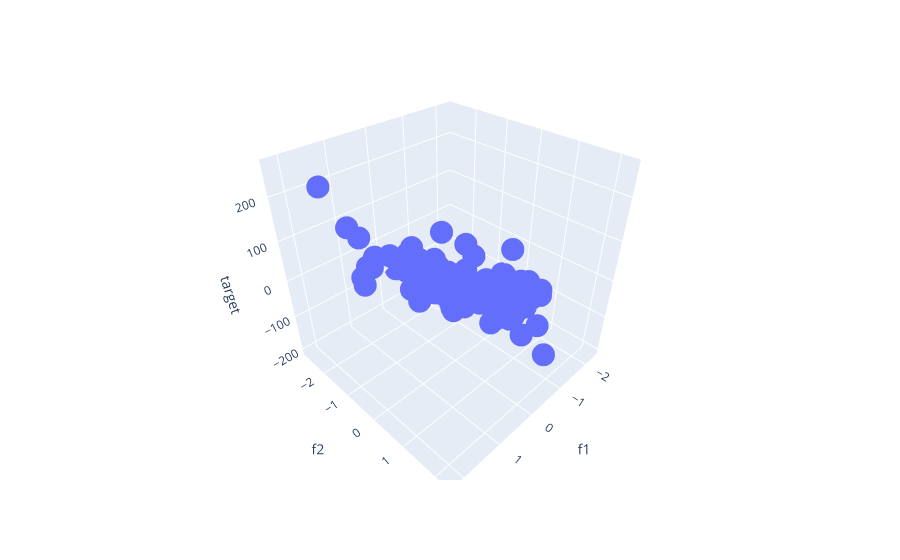

The notebook cell saved with this chart:
### Code cell
from sklearn.datasets import make_regression
import pandas as pd
import numpy as np
import plotly.express as px
import plotly.graph_objects as go
import sklearn.metrics
x,y=make_regression(n_samples=100,n_features=2,n_informative=2,n_targets=1,noise=50)
df=pd.DataFrame({'f1':x[:,0],'f2':x[:,1],'target':y})
fig= px.scatter_3d(df,x='f1',y='f2',z='target')
fig.show()
